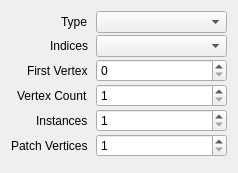
<?xml version="1.0" encoding="UTF-8"?>
<ui version="4.0">
 <class>PrimitivesProperties</class>
 <widget class="QWidget" name="PrimitivesProperties">
  <property name="geometry">
   <rect>
    <x>0</x>
    <y>0</y>
    <width>238</width>
    <height>173</height>
   </rect>
  </property>
  <layout class="QVBoxLayout">
   <item>
    <layout class="QFormLayout" name="formLayout">
     <property name="labelAlignment">
      <set>Qt::AlignRight|Qt::AlignTrailing|Qt::AlignVCenter</set>
     </property>
     <property name="horizontalSpacing">
      <number>8</number>
     </property>
     <property name="verticalSpacing">
      <number>2</number>
     </property>
     <property name="leftMargin">
      <number>0</number>
     </property>
     <property name="topMargin">
      <number>0</number>
     </property>
     <property name="rightMargin">
      <number>0</number>
     </property>
     <property name="bottomMargin">
      <number>0</number>
     </property>
     <item row="0" column="0">
      <widget class="QLabel" name="labelType">
       <property name="text">
        <string>Type</string>
       </property>
      </widget>
     </item>
     <item row="0" column="1">
      <widget class="DataComboBox" name="type"/>
     </item>
     <item row="1" column="0">
      <widget class="QLabel" name="labelElementBuffer">
       <property name="text">
        <string>Indices</string>
       </property>
      </widget>
     </item>
     <item row="1" column="1">
      <widget class="ReferenceComboBox" name="indexBuffer">
       <property name="sizePolicy">
        <sizepolicy hsizetype="Expanding" vsizetype="Fixed">
         <horstretch>0</horstretch>
         <verstretch>0</verstretch>
        </sizepolicy>
       </property>
      </widget>
     </item>
     <item row="2" column="0">
      <widget class="QLabel" name="labelFirstVertex">
       <property name="text">
        <string>First Vertex</string>
       </property>
      </widget>
     </item>
     <item row="2" column="1">
      <widget class="QSpinBox" name="firstVertex">
       <property name="minimum">
        <number>0</number>
       </property>
       <property name="maximum">
        <number>65536</number>
       </property>
      </widget>
     </item>
     <item row="3" column="0">
      <widget class="QLabel" name="labelVertexCount">
       <property name="text">
        <string>Vertex Count</string>
       </property>
      </widget>
     </item>
     <item row="3" column="1">
      <widget class="QSpinBox" name="vertexCount">
       <property name="minimum">
        <number>1</number>
       </property>
       <property name="maximum">
        <number>65536</number>
       </property>
      </widget>
     </item>
     <item row="4" column="0">
      <widget class="QLabel" name="labelInstanceCount">
       <property name="text">
        <string>Instances</string>
       </property>
      </widget>
     </item>
     <item row="4" column="1">
      <widget class="QSpinBox" name="instanceCount">
       <property name="minimum">
        <number>1</number>
       </property>
       <property name="maximum">
        <number>65536</number>
       </property>
      </widget>
     </item>
     <item row="5" column="0">
      <widget class="QLabel" name="labelPatchVertices">
       <property name="text">
        <string>Patch Vertices</string>
       </property>
      </widget>
     </item>
     <item row="5" column="1">
      <widget class="QSpinBox" name="patchVertices">
       <property name="minimum">
        <number>1</number>
       </property>
       <property name="maximum">
        <number>65536</number>
       </property>
      </widget>
     </item>
    </layout>
   </item>
  </layout>
 </widget>
 <customwidgets>
  <customwidget>
   <class>ReferenceComboBox</class>
   <extends>QComboBox</extends>
   <header>session/ReferenceComboBox.h</header>
  </customwidget>
  <customwidget>
   <class>DataComboBox</class>
   <extends>QComboBox</extends>
   <header>session/DataComboBox.h</header>
  </customwidget>
 </customwidgets>
 <resources/>
 <connections/>
</ui>
